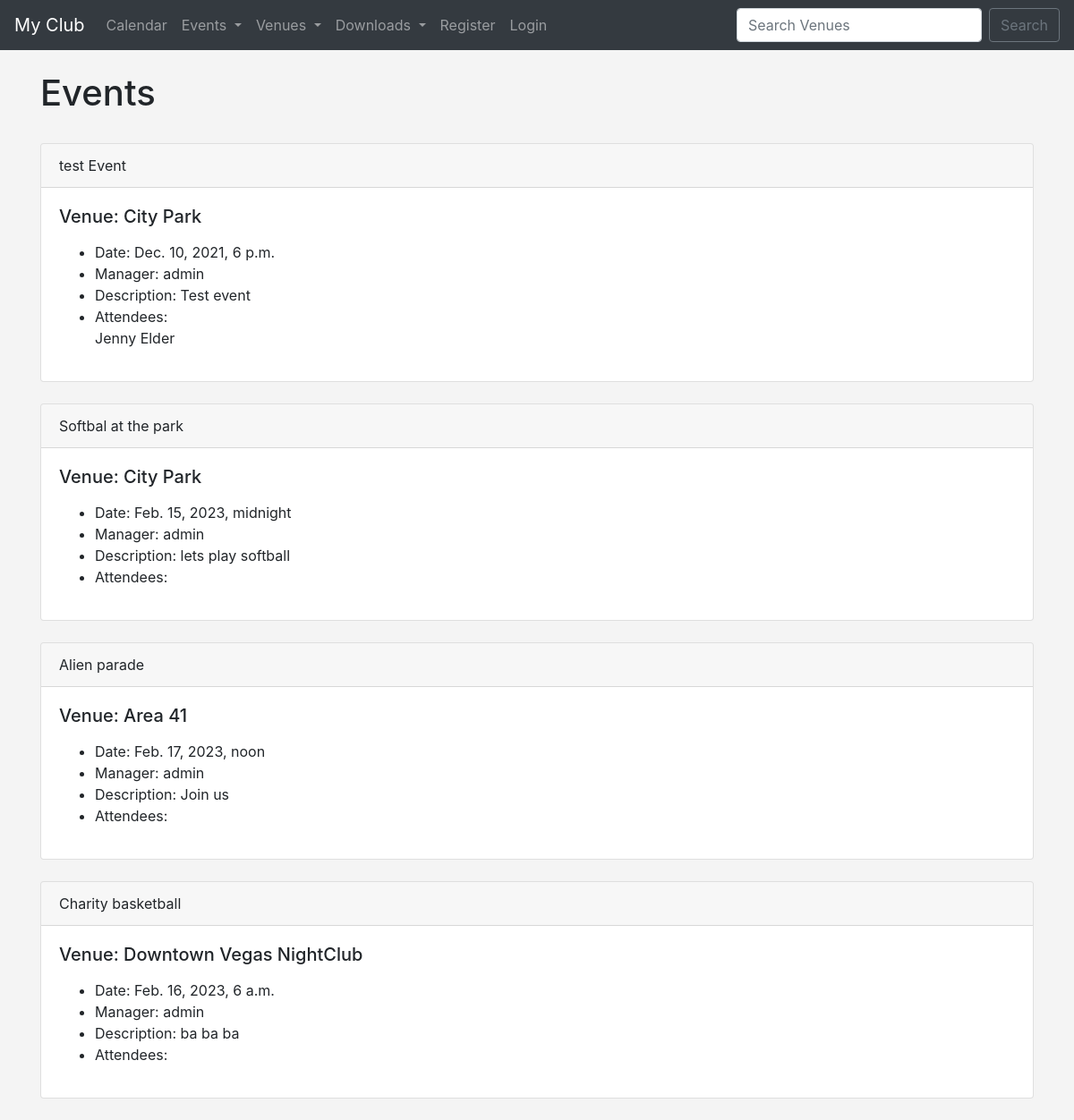
The page /events on the database as committed earlier.
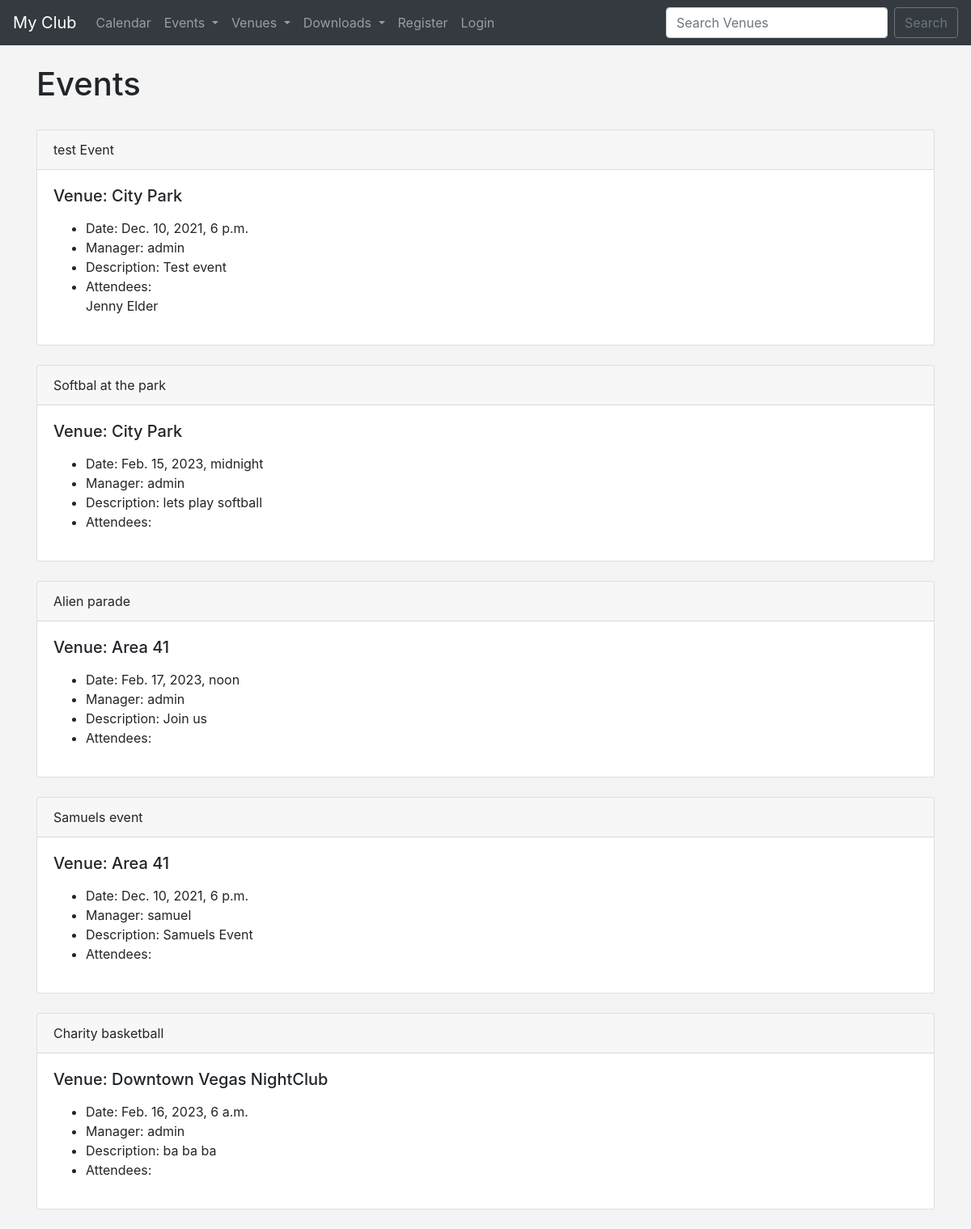
The same page on the database as committed later.
### events/models.py (models this page shows)
class Event(models.Model):
    name = models.CharField('Event name', max_length=128)
    event_date = models.DateTimeField('Event date')
    venue = models.ForeignKey(Venue, blank=True, null=True, on_delete=models.CASCADE)
    manager = models.ForeignKey(User, blank=True, null=True, on_delete=models.SET_NULL)
    description = models.TextField(blank=True)
    attendees = models.ManyToManyField(MyClubUser, blank=True)
    def __str__(self):
        return self.name

class Venue(models.Model):
    name = models.CharField('Venue name', max_length=128)
    address = models.CharField(max_length=300)
    zip_code = models.CharField('Zip code', max_length=15)
    phone = models.CharField('Contact phone', max_length=15, blank=True)
    web = models.URLField('Website Address', blank=True)
    email_address = models.EmailField('Email Address',blank=True)
    owner = models.IntegerField("Venue Owner", blank=False, default=1)
    def __str__(self):
        return self.name

class MyClubUser(models.Model):
    first_name = models.CharField(max_length=30)
    last_name = models.CharField(max_length=30)
    email = models.EmailField('User Email')
    def __str__(self):
        return self.first_name + ' ' + self.last_name

### events/views.py (the view)
# urls.py: path('events', views.all_events, name='list-events'),
def all_events(request):
    event_list = Event.objects.all().order_by('?')
    return render(request, 'events/events_list.html', {
        'event_list': event_list
    })

### events/templates/events/events_list.html (shortened to what this page needs)
{% extends 'events/base.html' %}
{% block content %}
    <h1>Events</h1>
    <br>
    {% for event in event_list %}
      <div class="card">
          <div class="card-header">
              {{ event }}
          </div>
          <div class="card-body">
            <h5 class="card-title">Venue: {{ event.venue }}</h5>
            <p class="card-text">
              <ul>
                  <li>Date: {{ event.event_date }}</li>
                  <li>Manager: {{ event.manager }}</li>
                  <li>Description: {{ event.description }}</li>
                  <li>
                      Attendees: <br>
                      {% for user in event.attendees.all %}
                          {{ user }} <br>
                      {% endfor %}
                  </li>
              </ul>
            </p>
          </div>
      </div>
        <br>
    {% endfor %}
{% endblock %}

### events/templates/events/base.html (shortened to what this page needs)
<!doctype html>
<html lang="en">
  <head>
    <link rel="stylesheet" href="https://cdn.jsdelivr.net/npm/bootstrap@4.3.1/dist/css/bootstrap.min.css">
  </head>
  <body>
    {% include 'events/navbar.html' %}
    <br>
    <div class="container">
      {% block content %}
      {% endblock %}
    </div>
  </body>
</html>

### events/templates/events/navbar.html (shortened to what this page needs)
<nav class="navbar navbar-expand-lg navbar-dark bg-dark">
    <a class="navbar-brand" href="{% url 'home' %}">My Club</a>
    <div class="collapse navbar-collapse" id="navbarSupportedContent">
      <ul class="navbar-nav mr-auto">
        <li class="nav-item">
          <a class="nav-link" href="{% url 'home' year='2023' month='March' %}">Calendar</a>
        </li>
        <li class="nav-item dropdown">
          <a class="nav-link dropdown-toggle" href="#" id="navbarDropdown" role="button" data-toggle="dropdown" aria-haspopup="true" aria-expanded="false">
            Events
          </a>
        </li>
        <li class="nav-item dropdown">
          <a class="nav-link dropdown-toggle" href="#" id="navbarDropdown" role="button" data-toggle="dropdown" aria-haspopup="true" aria-expanded="false">
            Venues
          </a>
        </li>
        <li class="nav-item dropdown">
          <a class="nav-link dropdown-toggle" href="#" id="navbarDropdown" role="button" data-toggle="dropdown" aria-haspopup="true" aria-expanded="false">
            Downloads
          </a>
        </li>
        {% if user.is_authenticated %}
          <li class="nav-item">
            <a class="nav-link" href="{% url 'logout' %}">Logout</a>
          </li>
        {% else %}
        <li class="nav-item">
          <a class="nav-link" href="{% url 'register' %}">Register</a>
        </li>
          <li class="nav-item">
            <a class="nav-link" href="{% url 'login' %}">Login</a>
          </li>
        {% endif %}
      </ul>
      <form class="form-inline my-2 my-lg-0" method="POST" action="{% url 'search-venues' %}">
        <input class="form-control mr-sm-2" type="search" placeholder="Search Venues" name="searched" aria-label="Search">
        <button class="btn btn-outline-secondary my-2 my-sm-0" type="submit">Search</button>
      </form>
    </div>
  </nav>

### events/templates/events/base.html (style rules this page uses)
body { background: #f4f4f4; }

Rows that differ between the two databases and show on the page:
added Event: name "Samuels event", venue "Area 41", event_date "Dec. 10, 2021, 6 p.m.", manager "samuel", description "Samuels Event"
